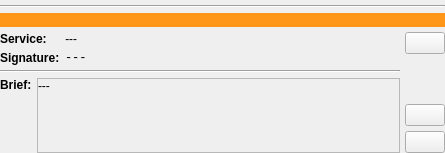
<?xml version="1.0" encoding="UTF-8"?>
<ui version="4.0">
 <class>ServiceDetailsView</class>
 <widget class="QWidget" name="ServiceDetailsView">
  <property name="geometry">
   <rect>
    <x>0</x>
    <y>0</y>
    <width>445</width>
    <height>153</height>
   </rect>
  </property>
  <property name="sizePolicy">
   <sizepolicy hsizetype="Preferred" vsizetype="Maximum">
    <horstretch>0</horstretch>
    <verstretch>0</verstretch>
   </sizepolicy>
  </property>
  <property name="maximumSize">
   <size>
    <width>16777215</width>
    <height>153</height>
   </size>
  </property>
  <property name="styleSheet">
   <string notr="true">/* Allgemein */

QPushButton[GuiRole=FunctionButton] { border: 1px solid transparent; border-radius: 3px; padding: 3px; qproperty-iconSize: 24px; }
QPushButton[GuiRole=FunctionButton]:hover { background: rgb(220, 220, 220); border-color: rgb(220, 220, 220); }
QPushButton[GuiRole=FunctionButton]:pressed { background: rgb(220, 220, 220); border-color: rgb(110, 110, 110); }

QPushButton[GuiRole=CloseButton] { border: 1px solid transparent; border-radius: 3px; padding: 3px; qproperty-iconSize: 24px; }
QPushButton[GuiRole=CloseButton]:hover { background: rgb(220, 220, 220); border-color: rgb(220, 220, 220); }
QPushButton[GuiRole=CloseButton]:pressed { background: rgb(220, 220, 220); border-color: rgb(110, 110, 110); }

/* Spezifisch */
QLabel#issueText {background:rgb(255, 150,  25);}</string>
  </property>
  <property name="GuiRole" stdset="0">
   <string notr="true">MainWidget</string>
  </property>
  <layout class="QVBoxLayout" name="verticalLayout">
   <property name="spacing">
    <number>5</number>
   </property>
   <property name="leftMargin">
    <number>0</number>
   </property>
   <property name="topMargin">
    <number>5</number>
   </property>
   <property name="rightMargin">
    <number>0</number>
   </property>
   <property name="bottomMargin">
    <number>0</number>
   </property>
   <item>
    <widget class="Line" name="line">
     <property name="orientation">
      <enum>Qt::Orientation::Horizontal</enum>
     </property>
    </widget>
   </item>
   <item>
    <widget class="QLabel" name="issueText"/>
   </item>
   <item>
    <layout class="QHBoxLayout" name="mainLayout">
     <property name="spacing">
      <number>5</number>
     </property>
     <item>
      <layout class="QVBoxLayout" name="verticalLayout_5">
       <property name="rightMargin">
        <number>0</number>
       </property>
       <item>
        <layout class="QFormLayout" name="formLayout">
         <item row="0" column="0">
          <widget class="QLabel" name="Label1">
           <property name="font">
            <font>
             <bold>true</bold>
            </font>
           </property>
           <property name="text">
            <string>Service:</string>
           </property>
          </widget>
         </item>
         <item row="0" column="1">
          <widget class="QLabel" name="nameText">
           <property name="font">
            <font>
             <italic>true</italic>
            </font>
           </property>
           <property name="text">
            <string notr="true">---</string>
           </property>
          </widget>
         </item>
         <item row="1" column="0">
          <widget class="QLabel" name="Label2">
           <property name="font">
            <font>
             <bold>true</bold>
            </font>
           </property>
           <property name="text">
            <string>Signature:</string>
           </property>
          </widget>
         </item>
         <item row="1" column="1">
          <widget class="QLabel" name="signatureText">
           <property name="font">
            <font>
             <family>Courier New</family>
            </font>
           </property>
           <property name="text">
            <string notr="true">---</string>
           </property>
          </widget>
         </item>
        </layout>
       </item>
       <item>
        <widget class="Line" name="line_2">
         <property name="orientation">
          <enum>Qt::Orientation::Horizontal</enum>
         </property>
        </widget>
       </item>
       <item>
        <layout class="QFormLayout" name="formLayout_2">
         <item row="0" column="0">
          <widget class="QLabel" name="Label3">
           <property name="font">
            <font>
             <bold>true</bold>
            </font>
           </property>
           <property name="text">
            <string>Brief:</string>
           </property>
           <property name="alignment">
            <set>Qt::AlignmentFlag::AlignLeading|Qt::AlignmentFlag::AlignLeft|Qt::AlignmentFlag::AlignTop</set>
           </property>
          </widget>
         </item>
         <item row="0" column="1">
          <widget class="QScrollArea" name="scrollArea_2">
           <property name="widgetResizable">
            <bool>true</bool>
           </property>
           <widget class="QWidget" name="scrollAreaWidgetContents_2">
            <property name="geometry">
             <rect>
              <x>0</x>
              <y>0</y>
              <width>357</width>
              <height>56</height>
             </rect>
            </property>
            <layout class="QVBoxLayout" name="verticalLayout_6">
             <property name="leftMargin">
              <number>0</number>
             </property>
             <property name="topMargin">
              <number>0</number>
             </property>
             <property name="rightMargin">
              <number>0</number>
             </property>
             <property name="bottomMargin">
              <number>0</number>
             </property>
             <item>
              <widget class="QLabel" name="briefText">
               <property name="text">
                <string notr="true">---</string>
               </property>
               <property name="alignment">
                <set>Qt::AlignmentFlag::AlignLeading|Qt::AlignmentFlag::AlignLeft|Qt::AlignmentFlag::AlignTop</set>
               </property>
               <property name="wordWrap">
                <bool>true</bool>
               </property>
              </widget>
             </item>
            </layout>
           </widget>
          </widget>
         </item>
        </layout>
       </item>
      </layout>
     </item>
     <item>
      <layout class="QVBoxLayout" name="closeLayout">
       <item>
        <widget class="QPushButton" name="closeButton">
         <property name="enabled">
          <bool>true</bool>
         </property>
         <property name="sizePolicy">
          <sizepolicy hsizetype="Preferred" vsizetype="Fixed">
           <horstretch>0</horstretch>
           <verstretch>0</verstretch>
          </sizepolicy>
         </property>
         <property name="toolTip">
          <string notr="true">Close panel</string>
         </property>
         <property name="icon">
          <iconset>
           <disabledoff>:/Symbols/Close_P.png</disabledoff>
           <activeon>:/Symbols/Close_A.png</activeon>
          </iconset>
         </property>
         <property name="iconSize">
          <size>
           <width>24</width>
           <height>24</height>
          </size>
         </property>
         <property name="GuiRole" stdset="0">
          <string notr="true">CloseButton</string>
         </property>
        </widget>
       </item>
       <item>
        <spacer name="closeSpacer">
         <property name="orientation">
          <enum>Qt::Orientation::Vertical</enum>
         </property>
         <property name="sizeHint" stdset="0">
          <size>
           <width>10</width>
           <height>10</height>
          </size>
         </property>
        </spacer>
       </item>
       <item>
        <widget class="QPushButton" name="customAccessButton">
         <property name="enabled">
          <bool>true</bool>
         </property>
         <property name="sizePolicy">
          <sizepolicy hsizetype="Preferred" vsizetype="Fixed">
           <horstretch>0</horstretch>
           <verstretch>0</verstretch>
          </sizepolicy>
         </property>
         <property name="toolTip">
          <string>Open custom access page</string>
         </property>
         <property name="icon">
          <iconset>
           <disabledoff>:/Symbols/CustomAccess_P.png</disabledoff>
           <activeon>:/Symbols/CustomAccess_A.png</activeon>
          </iconset>
         </property>
         <property name="iconSize">
          <size>
           <width>24</width>
           <height>24</height>
          </size>
         </property>
         <property name="GuiRole" stdset="0">
          <string notr="true">FunctionButton</string>
         </property>
        </widget>
       </item>
       <item>
        <widget class="QPushButton" name="copyToClipboardButton">
         <property name="enabled">
          <bool>true</bool>
         </property>
         <property name="sizePolicy">
          <sizepolicy hsizetype="Preferred" vsizetype="Fixed">
           <horstretch>0</horstretch>
           <verstretch>0</verstretch>
          </sizepolicy>
         </property>
         <property name="toolTip">
          <string>Copy service details to clipboard</string>
         </property>
         <property name="icon">
          <iconset>
           <disabledoff>:/Symbols/CopyToClipboard_P.png</disabledoff>
           <activeon>:/Symbols/CopyToClipboard_A.png</activeon>
          </iconset>
         </property>
         <property name="iconSize">
          <size>
           <width>24</width>
           <height>24</height>
          </size>
         </property>
         <property name="GuiRole" stdset="0">
          <string notr="true">FunctionButton</string>
         </property>
        </widget>
       </item>
      </layout>
     </item>
    </layout>
   </item>
  </layout>
 </widget>
 <resources/>
 <connections/>
</ui>
